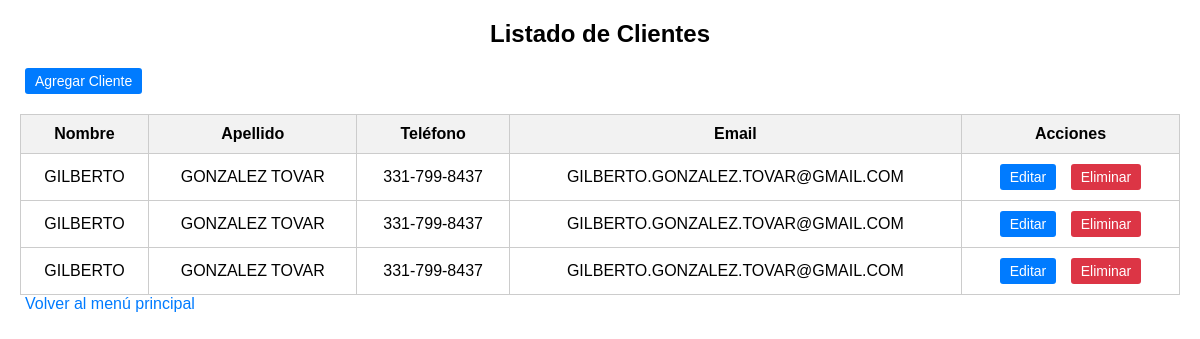
Page /crm/clientes/ on the earlier database version.
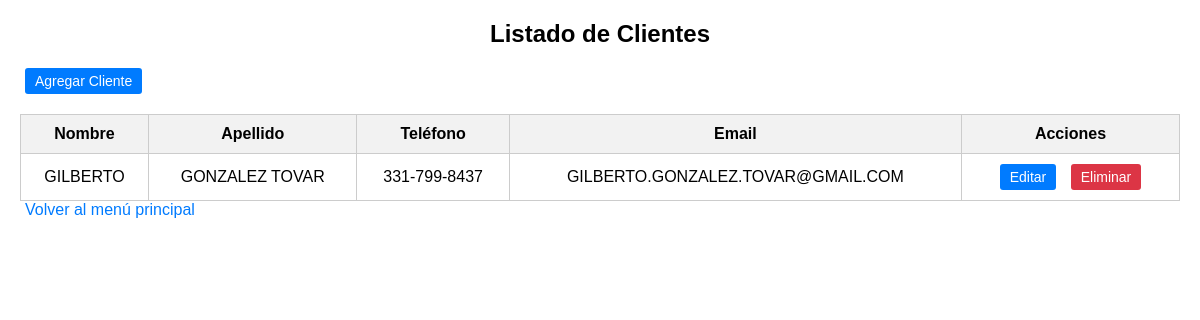
Same page on the later database version.
### crm/models.py (models this page shows, shortened)
class Cliente(models.Model):
    nombre = models.CharField(max_length=100)
    apellido = models.CharField(max_length=100)
    telefono = models.CharField(
        max_length=12,
        validators=[RegexValidator(r'^\d{3}-\d{3}-\d{4}$', message="Formato de teléfono inválido (XXX-XXX-XXXX).")]
    )
    email = models.EmailField()
    estado = models.CharField(max_length=20, choices=[('Activo', 'Activo'), ('Inactivo', 'Inactivo')])

### crm/views.py (the view)
# urls.py: path('clientes/', views.listar_clientes, name='listar_clientes'),
def listar_clientes(request):
    clientes = Cliente.objects.all()
    return render(request, 'crm/listar_clientes.html', {'clientes': clientes})

### crm/templates/crm/listar_clientes.html (shortened to what this page needs)
<!DOCTYPE html>
<html lang="es">
  <head>
  </head>
  <body>
    <h2>Listado de Clientes</h2>
    <a href="{% url 'registrar_cliente' %}" class="btn btn-primary"
      >Agregar Cliente</a
    >
    <table>
      <thead>
        <tr>
          <th>Nombre</th>
          <th>Apellido</th>
          <th>Teléfono</th>
          <th>Email</th>
          <th>Acciones</th>
        </tr>
      </thead>
      <tbody>
        {% for cliente in clientes %}
        <tr>
          <td>{{ cliente.nombre }}</td>
          <td>{{ cliente.apellido }}</td>
          <td>{{ cliente.telefono }}</td>
          <td>{{ cliente.email }}</td>
          <td>
            <a
              href="{% url 'editar_cliente' cliente.id %}"
              class="btn btn-primary"
              >Editar</a
            >
            <a
              href="{% url 'eliminar_cliente' cliente.id %}"
              class="btn btn-danger"
              onclick="return confirm('¿Estás seguro de eliminar a {{ cliente.nombre }} {{ cliente.apellido }}?')"
              >Eliminar</a
            >
          </td>
        </tr>
        {% empty %}
        <tr>
          <td colspan="5">No hay clientes registrados.</td>
        </tr>
        {% endfor %}
      </tbody>
    </table>
    <a href="{% url 'listar_servicios' %}">Volver al menú principal</a>
  </body>
</html>

### crm/templates/crm/listar_clientes.html (style rules this page uses)
body { font-family: Arial, sans-serif; margin: 20px; }
table { width: 100%; border-collapse: collapse; margin-top: 20px; }
table, th, td { border: 1px solid #ccc; }
th, td { padding: 10px; text-align: center; }
th { background-color: #f2f2f2; }
h2 { text-align: center; }
a { text-decoration: none; color: #007bff; margin: 0 5px; }
.btn { display: inline-block; padding: 5px 10px; background-color: #4caf50; color: white; border: none; border-radius: 3px; text-decoration: none; font-size: 14px; }
.btn-danger { background-color: #dc3545; }
.btn-primary { background-color: #007bff; }

Differences in the rows shown:
removed Cliente: nombre "GILBERTO", apellido "GONZALEZ TOVAR", telefono "331-799-8437", email "GILBERTO.GONZALEZ.TOVAR@GMAIL.COM"
removed Cliente: nombre "GILBERTO", apellido "GONZALEZ TOVAR", telefono "331-799-8437", email "GILBERTO.GONZALEZ.TOVAR@GMAIL.COM"
